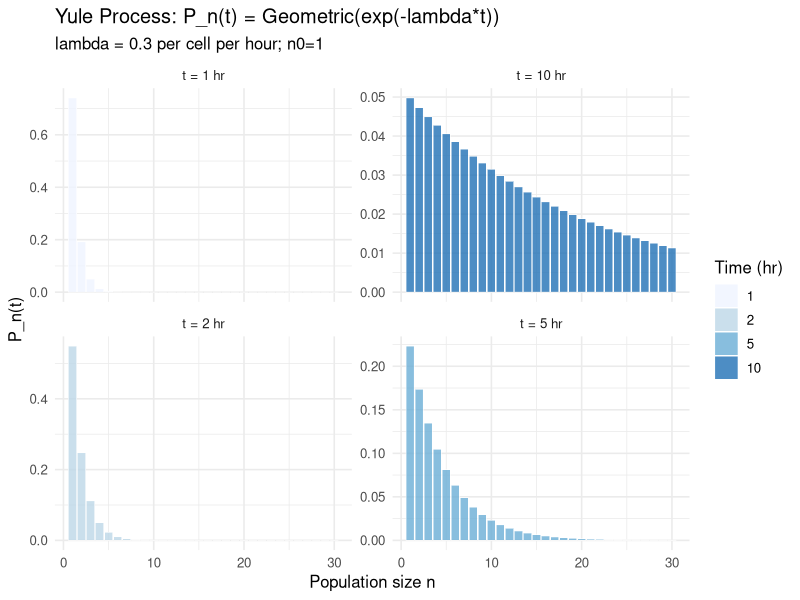
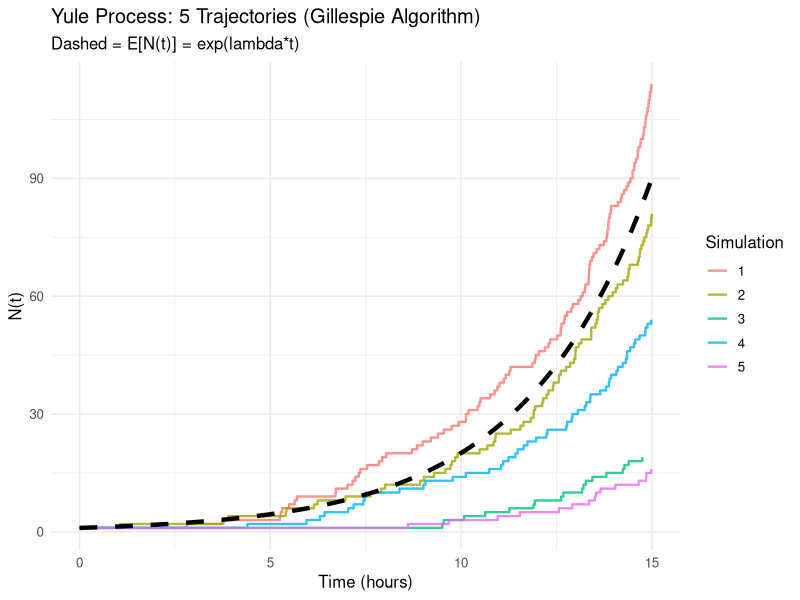
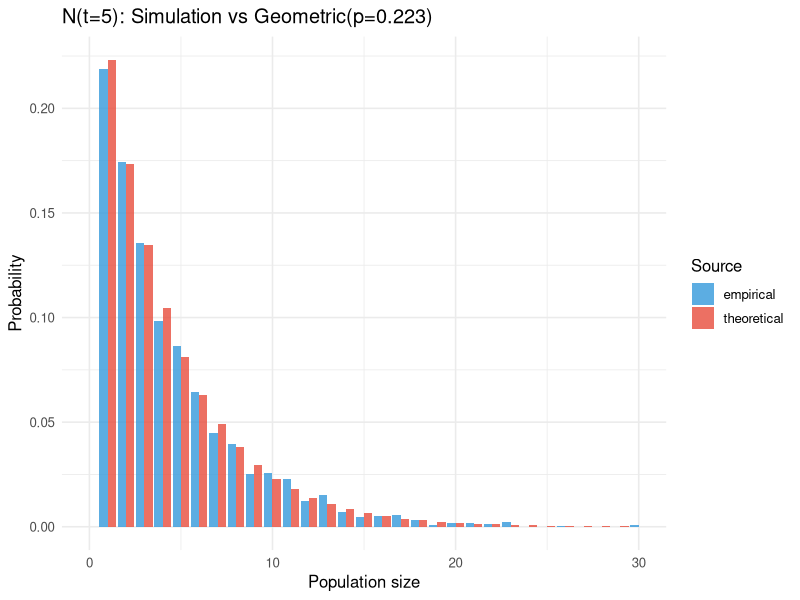
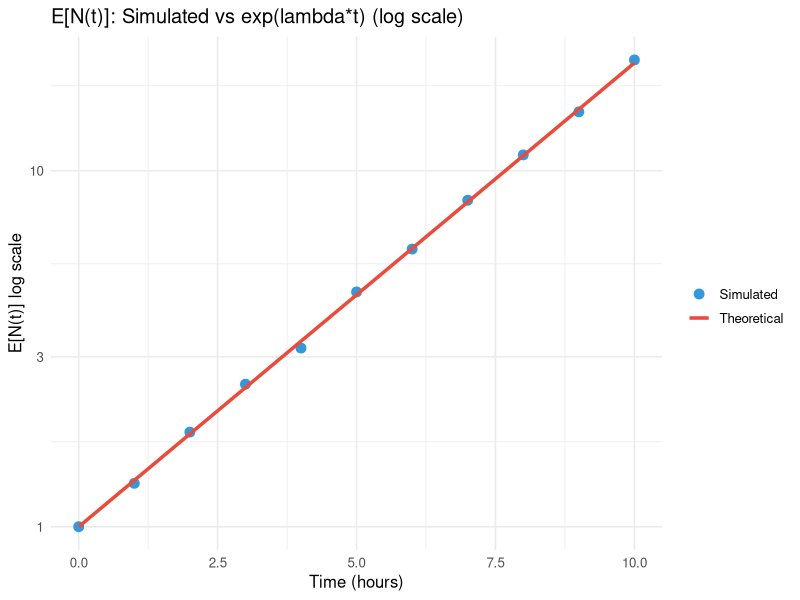

Recreate these plots in R, in order.
# SOLUTION: Module 04 Lesson 01 — Pure Birth Process (Yule Model)
library(ggplot2)
library(dplyr)

lambda <- 0.3
t_obs  <- c(1, 2, 5, 10)
max_n  <- 30

# ============================================================
# Task 1: Theoretical PMF
# ============================================================
theoretical_df <- lapply(t_obs, function(t) {
  p_t  <- exp(-lambda * t)
  n_v  <- 1:max_n
  data.frame(n = n_v, t = t,
             prob = p_t * (1-p_t)^(n_v-1),
             t_label = paste0("t = ", t, " hr"))
}) |> bind_rows()

cat("Mean verification E[N(t)] = exp(lambda*t):\n")
for (t in t_obs) {
  p_t    <- exp(-lambda*t)
  n_v    <- 1:max_n
  em     <- sum(n_v * p_t * (1-p_t)^(n_v-1))
  cat(sprintf("  t=%2.0f: theoretical=%.4f, computed=%.4f\n", t, exp(lambda*t), em))
}

p1 <- ggplot(theoretical_df, aes(x=n, y=prob, fill=factor(t))) +
  geom_col(alpha=0.8, color="white", linewidth=0.2) +
  facet_wrap(~t_label, scales="free_y") +
  scale_fill_brewer(palette="Blues") +
  labs(title="Yule Process: P_n(t) = Geometric(exp(-lambda*t))",
       subtitle=paste("lambda =", lambda, "per cell per hour; n0=1"),
       x="Population size n", y="P_n(t)", fill="Time (hr)") +
  theme_minimal(base_size=12)
print(p1)

# ============================================================
# Tasks 2 & 3: Gillespie simulation
# ============================================================
simulate_yule <- function(lambda, T_max, n0=1) {
  times <- c(0); pops <- c(n0); n <- n0; t <- 0
  while (t < T_max) {
    wait <- rexp(1, rate=n*lambda)
    t    <- t + wait
    if (t > T_max) break
    n <- n + 1
    times <- c(times, t); pops <- c(pops, n)
  }
  data.frame(time=times, pop=pops)
}

set.seed(123)
T_max  <- 15
traj_all <- bind_rows(lapply(1:5, function(i) {
  sim <- simulate_yule(lambda, T_max); sim$sim_id <- i; sim
}))

t_seq   <- seq(0, T_max, length.out=300)
mean_df <- data.frame(t=t_seq, mean_pop=exp(lambda*t_seq))

p2 <- ggplot(traj_all, aes(x=time, y=pop, group=sim_id, color=factor(sim_id))) +
  geom_step(linewidth=0.8, alpha=0.8) +
  geom_line(data=mean_df, aes(x=t, y=mean_pop),
            inherit.aes=FALSE, color="black", linewidth=1.5, linetype="dashed") +
  labs(title="Yule Process: 5 Trajectories (Gillespie Algorithm)",
       subtitle="Dashed = E[N(t)] = exp(lambda*t)",
       x="Time (hours)", y="N(t)", color="Simulation") +
  theme_minimal(base_size=12)
print(p2)

# Distribution at t=5
set.seed(456)
n_sim   <- 2000; t_check <- 5
N_at_t5 <- replicate(n_sim, tail(simulate_yule(lambda, t_check)$pop, 1))

p_t5     <- exp(-lambda*t_check)
n_range  <- 1:50
theo_pr  <- p_t5*(1-p_t5)^(n_range-1)
emp_fr   <- tabulate(N_at_t5, nbins=max(n_range))/n_sim

comp_df <- data.frame(n=n_range, empirical=emp_fr[n_range], theoretical=theo_pr) |>
  tidyr::pivot_longer(c(empirical,theoretical), names_to="source", values_to="prob")

p3 <- ggplot(comp_df, aes(x=n, y=prob, fill=source)) +
  geom_col(position="dodge", alpha=0.8) +
  xlim(0, 30) +
  scale_fill_manual(values=c(empirical="#3498db", theoretical="#e74c3c")) +
  labs(title=paste0("N(t=",t_check,"): Simulation vs Geometric(p=",round(p_t5,3),")"),
       x="Population size", y="Probability", fill="Source") +
  theme_minimal(base_size=12)
print(p3)

# ============================================================
# Task 4: Mean/variance over time
# ============================================================
set.seed(789)
n_sim_mv <- 1000
t_seq2   <- seq(0, 10, by=1)

mv_df <- lapply(t_seq2, function(t) {
  if (t==0) return(data.frame(t=0,sim_mean=1,sim_var=0,theo_mean=1,theo_var=0))
  N_t <- replicate(n_sim_mv, tail(simulate_yule(lambda, t)$pop, 1))
  data.frame(t=t, sim_mean=mean(N_t), sim_var=var(N_t),
             theo_mean=exp(lambda*t), theo_var=exp(lambda*t)*(exp(lambda*t)-1))
}) |> bind_rows()

cat("\nMean/Variance (simulated vs theoretical):\n")
print(round(mv_df, 3))

p4 <- ggplot(mv_df) +
  geom_point(aes(x=t, y=sim_mean, color="Simulated"), size=3) +
  geom_line(aes(x=t, y=theo_mean, color="Theoretical"), linewidth=1.2) +
  scale_y_log10() +
  scale_color_manual(values=c("Simulated"="#3498db","Theoretical"="#e74c3c")) +
  labs(title="E[N(t)]: Simulated vs exp(lambda*t) (log scale)",
       x="Time (hours)", y="E[N(t)] log scale", color="") +
  theme_minimal(base_size=12)
print(p4)
